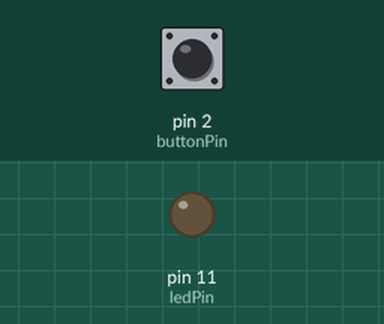
Bench run of a sketch on a simulated Arduino Uno, built with avr-gcc and run on an emulated ATmega328P. On the bench: output pins drawn as LEDs (lit = HIGH). The test bench sets the inputs (shaded band); at power-on: pin 2 (buttonPin) HIGH.

Above: at 1.2 s.
1.3 s: pin 2 (buttonPin) pulled LOW for 0.15 s
At 1.42 s:
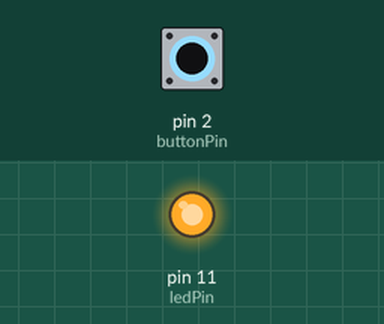
2.9 s: pin 2 (buttonPin) pulled LOW for 3.2 s
At 6.8 s:
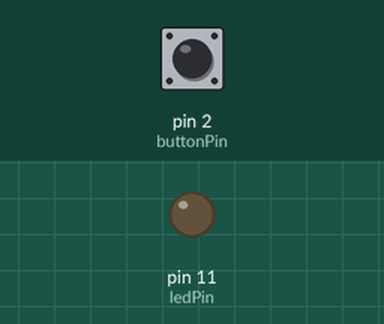
Timing chart, 0 to 8.3 s (numbered marks = the images above; inputs shaded):
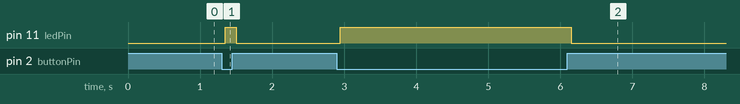

The sketch:

Lab03-activeLow-debounce.ino
```cpp
/*

    ให้ทำการเขียนโปรแกรมให้โดยใช้ำคำสั่งน้อยสุดแต่ยังคงทำงานได้

*/


// Active-Low: กดแล้วสัญญาณเป็น LOW -> LED ติด (ใช้ INPUT_PULLUP)
const int buttonPin = 2;
const int ledPin = 11;

unsigned long lastDebounceTime = 0;
unsigned long debounceDelay = 50;
int lastButtonReading = HIGH; // เพราะ pull-up ทำให้ค่าเริ่มเป็น HIGH
int buttonReading = HIGH;
int ledState = LOW;

void setup() {
  pinMode(buttonPin, INPUT_PULLUP); // เปิด internal pull-up
  pinMode(ledPin, OUTPUT);
}

void loop() {
  int reading = digitalRead(buttonPin);

  if (reading != lastButtonReading) {
    lastDebounceTime = millis();
  }

  if ((millis() - lastDebounceTime) > debounceDelay) {
    if (reading != buttonReading) {
      buttonReading = reading;
      // Active-Low: LOW = กด -> เปิดไฟ
      if (buttonReading == LOW) {
        ledState = HIGH;
      } else {
        ledState = LOW;
      }
      digitalWrite(ledPin, ledState);
    }
  }
  lastButtonReading = reading;
}
```

Measured:
- after the input at 1.3 s, pin 11 (ledPin): LOW → HIGH after 0.05 s, → LOW 0.15 s later
- after the input at 2.9 s, pin 11 (ledPin): LOW → HIGH after 0.05 s, → LOW 3.2 s later
